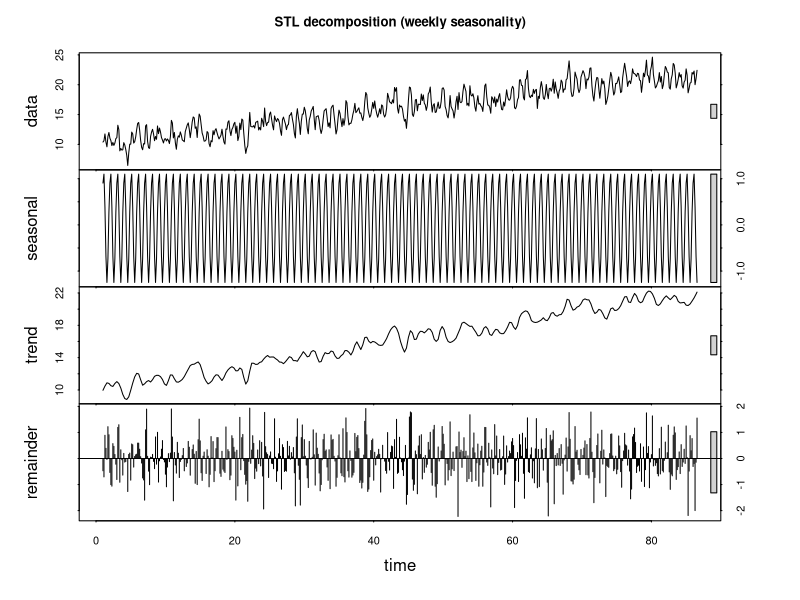
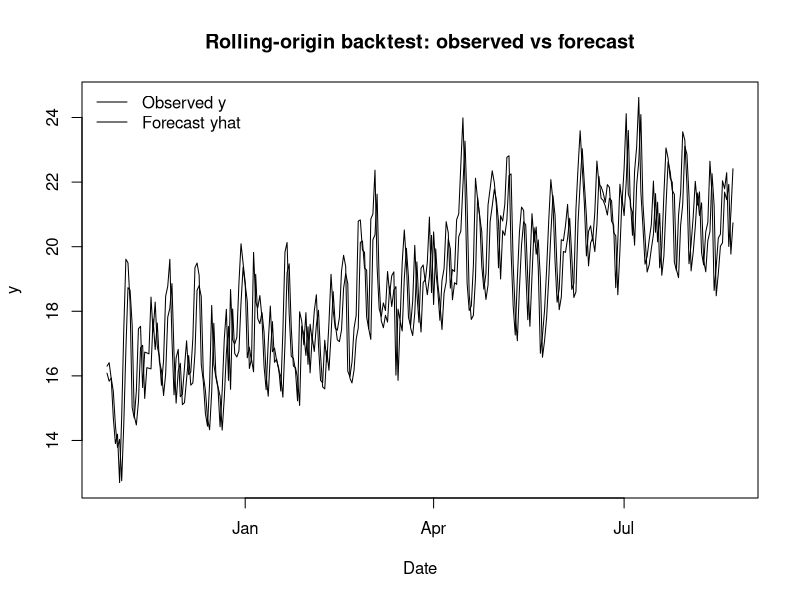
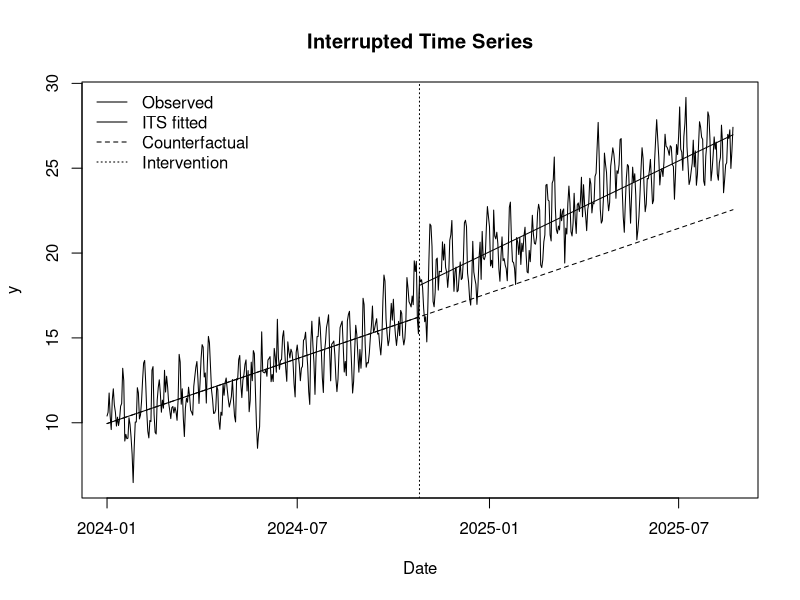

Write R code to recreate these figures, in order.
############################################
# Time leakage demo + DGP/ACF/PACF demo
# + EX 3 Decomposition
# + EX 4 Rolling-origin backtest
# + EX 5 Interrupted Time Series
# Seed: 123
############################################

# --- 0) Setup
set.seed(123)

use_forecast <- requireNamespace("forecast", quietly = TRUE)

dir.create("outputs", showWarnings = FALSE)
dir.create("outputs/figures", showWarnings = FALSE, recursive = TRUE)
dir.create("outputs/tables", showWarnings = FALSE, recursive = TRUE)

############################################
# --- 1) Create synthetic daily time series
############################################

n <- 600
dates <- seq.Date(from = as.Date("2024-01-01"), by = "day", length.out = n)
t <- 1:n

trend <- 0.02 * t
weekly <- 1.2 * sin(2 * pi * t / 7)

phi <- 0.65
eps <- rnorm(n, mean = 0, sd = 1.0)
ar_noise <- rep(NA_real_, n)
ar_noise[1] <- eps[1]
for (i in 2:n) {
  ar_noise[i] <- phi * ar_noise[i - 1] + eps[i]
}

y <- 10 + trend + weekly + ar_noise

df <- data.frame(
  date = dates,
  t = t,
  y = y
)

############################################
# PART A: Time leakage demo
############################################

set.seed(123)
test_frac <- 0.20
test_n <- floor(n * test_frac)

# WRONG random split
test_idx_random <- sample(1:n, size = test_n, replace = FALSE)
train_idx_random <- setdiff(1:n, test_idx_random)

y_train_random <- df$y[train_idx_random]
y_test_random  <- df$y[test_idx_random]

if (use_forecast) {
  fit_random <- forecast::auto.arima(y_train_random)
  pred_random <- as.numeric(forecast::forecast(fit_random, h = length(y_test_random))$mean)
} else {
  fit_random <- arima(y_train_random, order = c(1,0,0))
  pred_random <- as.numeric(predict(fit_random, n.ahead = length(y_test_random))$pred)
}

rmse_random <- sqrt(mean((y_test_random - pred_random)^2))

cat("\nWRONG Random split RMSE:", rmse_random, "\n")

# RIGHT time split
cut <- n - test_n
train_idx_time <- 1:cut
test_idx_time  <- (cut + 1):n

y_train_time <- df$y[train_idx_time]
y_test_time  <- df$y[test_idx_time]

if (use_forecast) {
  fit_time <- forecast::auto.arima(y_train_time)
  pred_time <- as.numeric(forecast::forecast(fit_time, h = length(y_test_time))$mean)
} else {
  fit_time <- arima(y_train_time, order = c(1,0,0))
  pred_time <- as.numeric(predict(fit_time, n.ahead = length(y_test_time))$pred)
}

rmse_time <- sqrt(mean((y_test_time - pred_time)^2))

cat("RIGHT Time split RMSE:", rmse_time, "\n")

############################################
# EX 3) Decomposition
############################################

y_ts <- ts(df$y, frequency = 7)
decomp <- stl(y_ts, s.window = "periodic")

png("outputs/figures/decomposition.png", width = 1000, height = 700)
plot(decomp, main = "STL decomposition (weekly seasonality)")
dev.off()

############################################
# EX 4) Rolling-origin backtesting
############################################

h <- 1
init_window <- 300

bt_t <- init_window:(n - h)

yhat_bt <- rep(NA_real_, n)
err_bt  <- rep(NA_real_, n)

for (tt in bt_t) {
  y_train <- df$y[1:tt]
  fit_ar1_tt <- arima(y_train, order = c(1,0,0))
  pred_tt1 <- as.numeric(predict(fit_ar1_tt, n.ahead = 1)$pred)
  yhat_bt[tt + 1] <- pred_tt1
  err_bt[tt + 1]  <- df$y[tt + 1] - pred_tt1
}

bt_idx <- (init_window + 1):n

bt_df <- data.frame(
  date  = df$date[bt_idx],
  y     = df$y[bt_idx],
  yhat  = yhat_bt[bt_idx],
  error = err_bt[bt_idx]
)

rmse_backtest <- sqrt(mean(bt_df$error^2, na.rm = TRUE))

cat("Rolling-origin RMSE:", rmse_backtest, "\n")

write.csv(bt_df, "outputs/tables/backtest_errors.csv", row.names = FALSE)

png("outputs/figures/backtest_forecast.png", width = 1100, height = 600)
plot(bt_df$date, bt_df$y, type = "l",
     main = "Rolling-origin backtest: observed vs forecast",
     xlab = "Date", ylab = "y")
lines(bt_df$date, bt_df$yhat)
legend("topleft",
       legend = c("Observed y", "Forecast yhat"),
       lty = c(1,1),
       bty = "n")
dev.off()

############################################
# EX 5) Interrupted Time Series (ITS)
############################################

t0 <- 300
cat("Intervention index t0 =", t0, "\n")

I0 <- as.numeric(df$t >= t0)
post0 <- (df$t - t0) * I0

# synthetic intervention
tau1_true <- 2.0
tau2_true <- 0.01

y_its <- df$y + tau1_true * I0 + tau2_true * post0

its_fit <- lm(y_its ~ df$t + I0 + post0)

yhat_its <- fitted(its_fit)

coefs <- coef(its_fit)
alpha_hat <- unname(coefs[1])
delta_hat <- unname(coefs[2])
y_cf <- alpha_hat + delta_hat * df$t

# placebo
t0_placebo <- 200
I_p <- as.numeric(df$t >= t0_placebo)
post_p <- (df$t - t0_placebo) * I_p

its_placebo_fit <- lm(y_its ~ df$t + I_p + post_p)

summ_real <- summary(its_fit)$coefficients
summ_pl   <- summary(its_placebo_fit)$coefficients

real_df <- data.frame(
  model = "real",
  term = rownames(summ_real),
  estimate = summ_real[,1],
  std_error = summ_real[,2],
  t_value = summ_real[,3],
  p_value = summ_real[,4],
  row.names = NULL
)

placebo_df <- data.frame(
  model = "placebo",
  term = rownames(summ_pl),
  estimate = summ_pl[,1],
  std_error = summ_pl[,2],
  t_value = summ_pl[,3],
  p_value = summ_pl[,4],
  row.names = NULL
)

its_results <- rbind(real_df, placebo_df)

write.csv(its_results, "outputs/tables/its_results.csv", row.names = FALSE)

png("outputs/figures/its_plot.png", width = 1100, height = 650)
plot(df$date, y_its, type = "l",
     main = "Interrupted Time Series",
     xlab = "Date", ylab = "y")
lines(df$date, yhat_its)
lines(df$date, y_cf, lty = 2)
abline(v = df$date[t0], lty = 3)
legend("topleft",
       legend = c("Observed", "ITS fitted", "Counterfactual", "Intervention"),
       lty = c(1,1,2,3),
       bty = "n")
dev.off()

cat("All outputs saved in outputs/ folder.\n")
